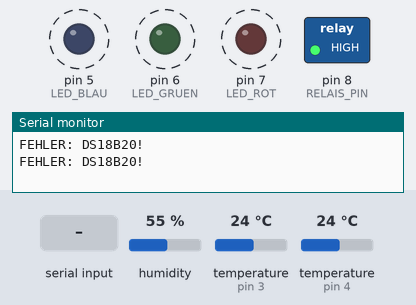
Simulated run of this sketch. Board: Arduino Uno, built with avr-gcc and run on an emulated ATmega328P. Shown: switched loads named in the sketch (green lamp = pin HIGH), output pins drawn as LEDs (lit = HIGH), the last lines printed to the serial monitor. Dashed ring = blinking. Inputs (shaded band) come from the test bench; at power-on: temperature (sensors on pin 4, pin 3) 24 °C, humidity 55 %.

Above: at 2.2 s.
2.3 s: temperature (sensor on pin 4) set to 20.3 °C
4.4 s: temperature (sensor on pin 4) set to 19.5 °C
At 5.3 s:
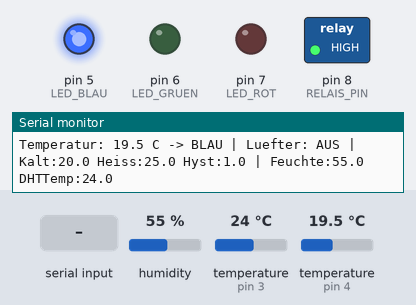
6.1 s: "SET::45\n" received over Serial
At 7.3 s:
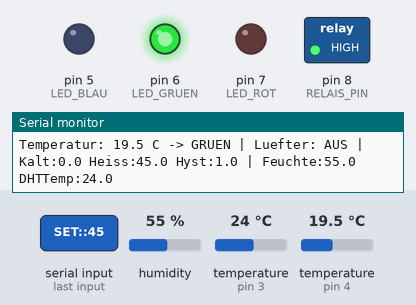
Timing chart, 0 to 9.1 s (numbered marks = the images above; inputs shaded):
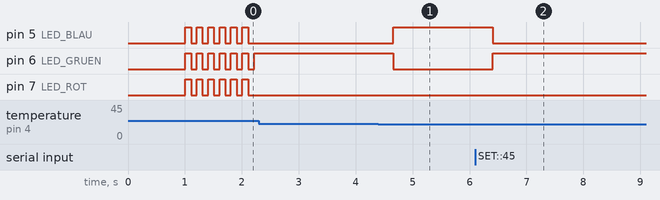

The sketch:

temp_controller.ino
```cpp
// ============================================
// Temperatur-Controller v7
// DS18B20 (Präzise Temp) + DHT22 (Innen Feuchte)
// Kein Außensensor
// Non-blocking, 350ms Output
// ============================================
//
// PINBELEGUNG:
//  D3  → DHT22/AM2302 Data  (Innen, mit 4.7kΩ Pull-Up nach 5V)
//  D4  → DS18B20 Data       (Präzise Temp, mit 4.7kΩ Pull-Up nach 5V)
//  D5  → LED Blau           (mit 220Ω Vorwiderstand)
//  D6  → LED Grün           (mit 220Ω Vorwiderstand)
//  D7  → LED Rot            (mit 220Ω Vorwiderstand)
//  D8  → BC337 Basis        (mit 1kΩ Basiswiderstand)
//
// DHT22/AM2302 (4 Pins, Gitter zu dir):
//  Pin 1 (links)  → 5V
//  Pin 2          → D3 + 4.7kΩ Pull-Up nach 5V
//  Pin 3          → nicht verbunden
//  Pin 4 (rechts) → GND
//

#include <OneWire.h>
#include <DHT.h>

// ── Pins ──
#define SENSOR_PIN    4   // DS18B20
#define DHT_PIN       3   // DHT22 (Innen)
#define LED_BLAU      5
#define LED_GRUEN     6
#define LED_ROT       7
#define RELAIS_PIN    8

// ── Schwellwerte ──
float tempKalt  = 20.0;
float tempHeiss = 25.0;
float hysterese = 1.0;

// ── DS18B20 ──
OneWire ow(SENSOR_PIN);
byte addr[8] = {0x28, 0x7C, 0x0E, 0xBF, 0x00, 0x00, 0x00, 0x52};

// ── DHT22 ──
DHT dht(DHT_PIN, DHT22);

// ── Status ──
bool luefterAn = false;
String serialBuffer = "";

// ── Non-blocking Timing ──
unsigned long lastConvert = 0;
unsigned long lastOutput = 0;
unsigned long lastDHT = 0;
bool converting = false;

float lastTemp = -999.0;
float lastHumidity = -999.0;
float lastDHTTemp = -999.0;

#define CONVERT_TIME    750
#define OUTPUT_INTERVAL 350
#define DHT_INTERVAL    2500

void starteKonvertierung() {
  if (ow.reset()) {
    ow.select(addr);
    ow.write(0x44, 1);
    lastConvert = millis();
    converting = true;
  }
}

float leseTemperatur() {
  if (!ow.reset()) return -999.0;
  ow.select(addr);
  ow.write(0xBE);
  byte data[9];
  for (int i = 0; i < 9; i++) data[i] = ow.read();
  if (data[0] == 0xFF && data[1] == 0xFF) return -999.0;
  if (data[0] == 0x00 && data[1] == 0x00 && data[2] == 0x00) return -999.0;
  int16_t raw = (data[1] << 8) | data[0];
  return (float)raw / 16.0;
}

void setup() {
  Serial.begin(115200);
  pinMode(LED_BLAU, OUTPUT);
  pinMode(LED_GRUEN, OUTPUT);
  pinMode(LED_ROT, OUTPUT);
  pinMode(RELAIS_PIN, OUTPUT);

  digitalWrite(LED_BLAU, LOW);
  digitalWrite(LED_GRUEN, LOW);
  digitalWrite(LED_ROT, LOW);
  digitalWrite(RELAIS_PIN, HIGH);  // NC: HIGH = aus

  dht.begin();

  delay(1000);
  Serial.println(F("=== Temp Controller v7 ==="));
  Serial.println(F("DS18B20:D4 DHT22:D3(innen)"));
  Serial.println(F("115200 Baud | 350ms Update"));
  Serial.println(F("Befehle: SET:<kalt>:<heiss> | HYST:<wert> | GET | RESET"));
  Serial.println();

  starteKonvertierung();
}

void loop() {
  verarbeiteSerial();
  unsigned long now = millis();

  // DS18B20
  if (converting && (now - lastConvert >= CONVERT_TIME)) {
    float t = leseTemperatur();
    if (t > -50.0 && t < 125.0) lastTemp = t;
    converting = false;
    starteKonvertierung();
  }

  // DHT22 Innen
  if (now - lastDHT >= DHT_INTERVAL) {
    lastDHT = now;
    float h = dht.readHumidity();
    float t = dht.readTemperature();
    if (!isnan(h)) lastHumidity = h;
    if (!isnan(t)) lastDHTTemp = t;
  }

  // Ausgabe alle 350ms
  if (now - lastOutput >= OUTPUT_INTERVAL) {
    lastOutput = now;

    if (lastTemp < -50.0 || lastTemp > 125.0) {
      Serial.println(F("FEHLER: DS18B20!"));
      blinkAlleWarnung();
      return;
    }

    Serial.print(F("Temperatur: "));
    Serial.print(lastTemp, 1);
    Serial.print(F(" C -> "));

    if (lastTemp < tempKalt) {
      setLEDs(true, false, false);
      Serial.print(F("BLAU"));
    }
    else if (lastTemp <= tempHeiss) {
      setLEDs(false, true, false);
      Serial.print(F("GRUEN"));
    }
    else {
      setLEDs(false, false, true);
      Serial.print(F("ROT"));
    }

    if (!luefterAn && lastTemp > tempHeiss) {
      luefterAn = true;
      digitalWrite(RELAIS_PIN, LOW);
    }
    else if (luefterAn && lastTemp < (tempHeiss - hysterese)) {
      luefterAn = false;
      digitalWrite(RELAIS_PIN, HIGH);
    }

    Serial.print(F(" | Luefter: "));
    Serial.print(luefterAn ? F("AN") : F("AUS"));
    Serial.print(F(" | Kalt:"));
    Serial.print(tempKalt, 1);
    Serial.print(F(" Heiss:"));
    Serial.print(tempHeiss, 1);
    Serial.print(F(" Hyst:"));
    Serial.print(hysterese, 1);

    Serial.print(F(" | Feuchte:"));
    Serial.print(lastHumidity > 0 ? String(lastHumidity, 1) : F("---"));
    Serial.print(F(" DHTTemp:"));
    Serial.println(lastDHTTemp > -50 ? String(lastDHTTemp, 1) : F("---"));
  }
}

void verarbeiteSerial() {
  while (Serial.available()) {
    char c = Serial.read();
    if (c == '\n' || c == '\r') {
      serialBuffer.trim();
      if (serialBuffer.length() > 0) parseBefehl(serialBuffer);
      serialBuffer = "";
    } else {
      if (serialBuffer.length() < 32) serialBuffer += c;
    }
  }
}

void parseBefehl(String cmd) {
  if (cmd.startsWith("SET:")) {
    String params = cmd.substring(4);
    int trenner = params.indexOf(':');
    if (trenner == -1) { Serial.println(F("ERR: SET:<kalt>:<heiss>")); return; }
    float nK = params.substring(0, trenner).toFloat();
    float nH = params.substring(trenner + 1).toFloat();
    if (nK < -20 || nK > 80 || nH < -20 || nH > 80) { Serial.println(F("ERR: Bereich")); return; }
    if (nK >= nH) { Serial.println(F("ERR: Kalt<Heiss")); return; }
    tempKalt = nK; tempHeiss = nH;
    Serial.print(F("OK:")); Serial.print(tempKalt,1); Serial.print(F(":")); Serial.println(tempHeiss,1);
  }
  else if (cmd.startsWith("HYST:")) {
    float nH = cmd.substring(5).toFloat();
    if (nH < 0.1 || nH > 10.0) { Serial.println(F("ERR: Hyst 0.1-10.0")); return; }
    hysterese = nH;
    Serial.print(F("OK:HYST:")); Serial.println(hysterese, 1);
  }
  else if (cmd == "GET") {
    Serial.print(F("CFG:")); Serial.print(tempKalt,1); Serial.print(F(":")); Serial.print(tempHeiss,1);
    Serial.print(F(":")); Serial.println(hysterese,1);
  }
  else if (cmd == "RESET") {
    tempKalt = 20.0; tempHeiss = 25.0; hysterese = 1.0;
    Serial.println(F("OK:20.0:25.0:1.0"));
  }
  else { Serial.print(F("ERR: ")); Serial.println(cmd); }
}

void setLEDs(bool blau, bool gruen, bool rot) {
  digitalWrite(LED_BLAU, blau ? HIGH : LOW);
  digitalWrite(LED_GRUEN, gruen ? HIGH : LOW);
  digitalWrite(LED_ROT, rot ? HIGH : LOW);
}

void blinkAlleWarnung() {
  for (int i = 0; i < 3; i++) {
    setLEDs(true, true, true); delay(100);
    setLEDs(false, false, false); delay(100);
  }
}
```

Measured:
- the behaviour switches between 20 and 19.9 °C on temperature (sensor on pin 4) (found by bisection; images 0 and 1)
- after the input at 4.4 s, pin 5 (LED_BLAU): LOW → HIGH after 0.26 s; pin 6 (LED_GRUEN): HIGH → LOW after 0.26 s
- after the input at 6.1 s, pin 5 (LED_BLAU): HIGH → LOW after 0.31 s; pin 6 (LED_GRUEN): LOW → HIGH after 0.31 s
- by itself, pin 5 (LED_BLAU), pin 6 (LED_GRUEN), pin 7 (LED_ROT): alternates HIGH for 0.10 s and LOW for 0.10 s
